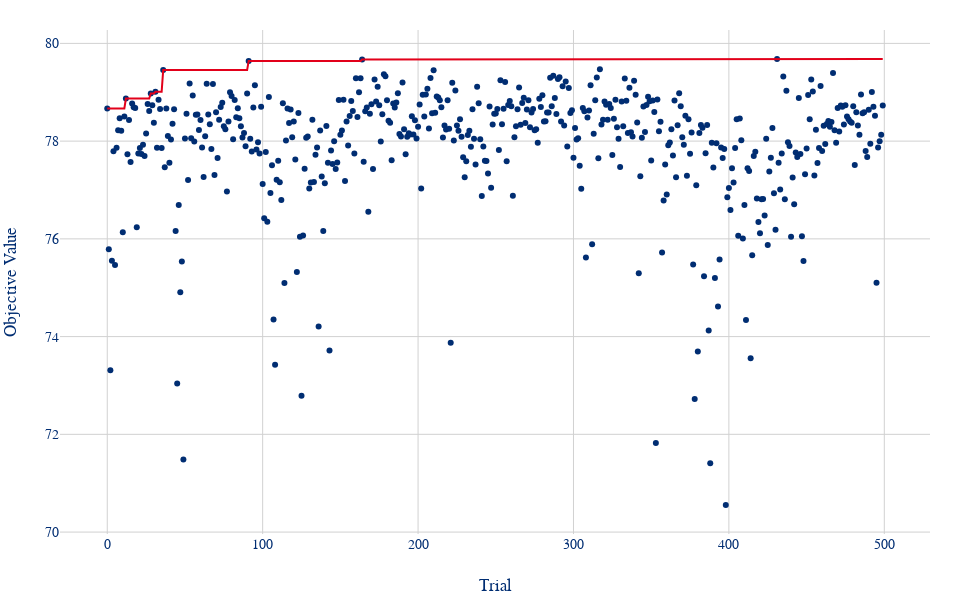

Here is the notebook cell this chart was saved with:
### Code cell
rdc_fig_hist = optuna.visualization.plot_optimization_history(rdc_aggregated_study)
rdc_fig_hist.update_layout(
    width=960,
    height=594,
    showlegend=False,
    title=None,
    margin=dict(l=60, r=30, t=30, b=60),
)
rdc_fig_hist.show()

### Figure 1 — Plotly figure (JSON) as saved in the notebook; plotly's stock layout.template omitted (floating-point values rounded to 4 significant figures; data arrays with more than 128 entries replaced by an {"elided": "..."} marker saying what was removed)
{"data": [{"mode": "markers", "name": "Objective Value", "type": "scatter", "x": {"elided": "500 int values"}, "y": {"elided": "500 float values"}}, {"mode": "lines", "name": "Best Value", "type": "scatter", "x": {"elided": "500 int values"}, "y": {"elided": "500 float values"}}, {"marker": {"color": "#cccccc"}, "mode": "markers", "name": "Infeasible Trial", "showlegend": false, "type": "scatter", "x": [], "y": []}], "layout": {"height": 594, "margin": {"b": 60, "l": 60, "r": 30, "t": 30}, "showlegend": false, "title": {}, "width": 960, "xaxis": {"title": {"text": "Trial"}}, "yaxis": {"title": {"text": "Objective Value"}}}}
